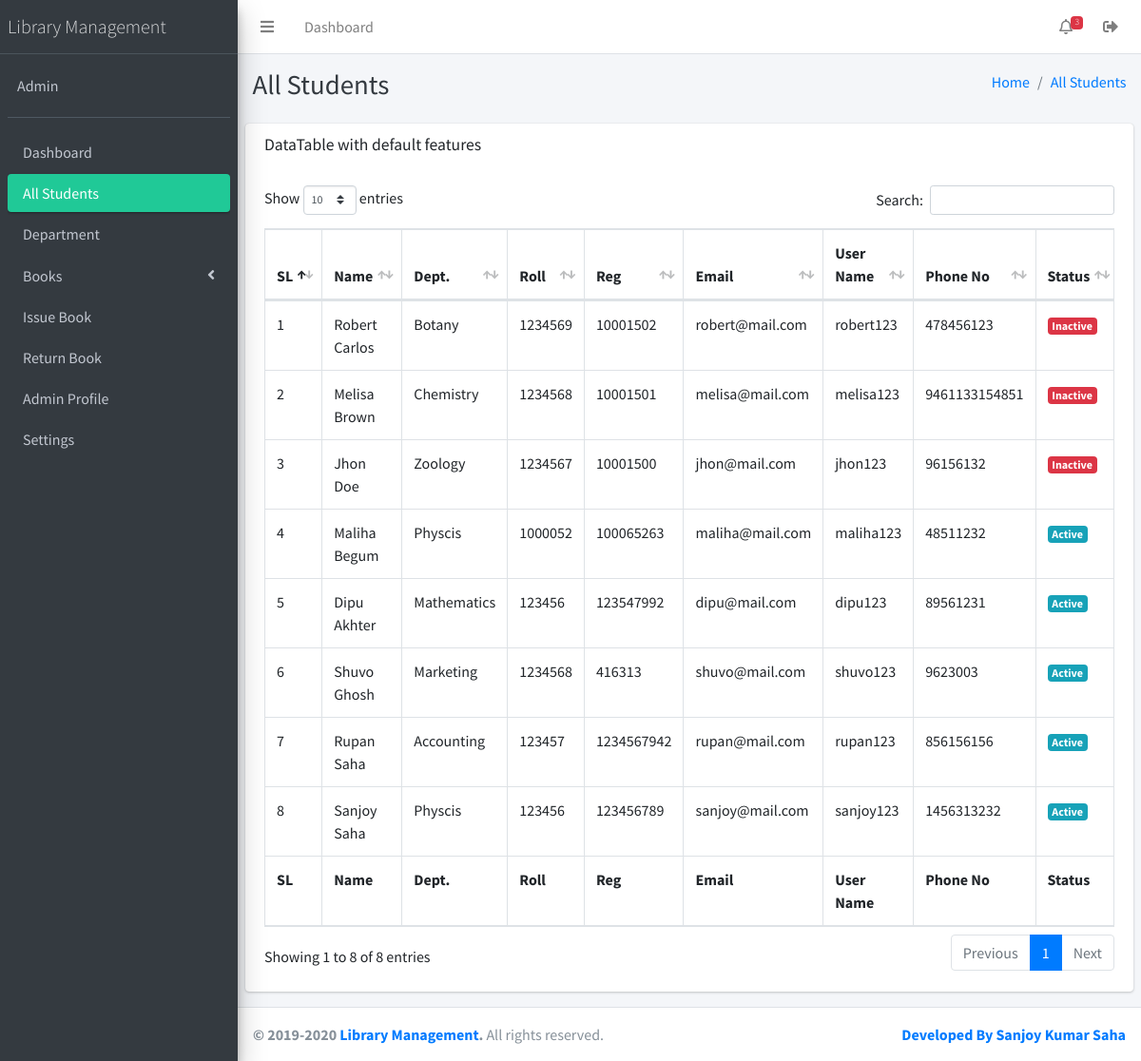
/librarian/all_students.php (signed in), run on the app's committed database.
### tables this page shows
CREATE TABLE `settings` (
  `id` int(5) NOT NULL,
  `name` varchar(255) NOT NULL,
  `email` varchar(255) NOT NULL,
  `address` varchar(255) NOT NULL,
  `phone` varchar(255) NOT NULL,
  `image` varchar(255) NOT NULL DEFAULT 'image.png'
);

CREATE TABLE `librarian` (
  `id` int(6) NOT NULL,
  `name` varchar(255) NOT NULL,
  `email` varchar(255) NOT NULL,
  `user_name` varchar(255) NOT NULL,
  `password` varchar(255) NOT NULL,
  `phone_no` varchar(255) NOT NULL
);

CREATE TABLE `departments` (
  `id` int(6) NOT NULL,
  `department_name` varchar(255) NOT NULL
);

CREATE TABLE `students` (
  `id` int(11) NOT NULL,
  `f_name` varchar(255) NOT NULL DEFAULT '0',
  `l_name` varchar(255) NOT NULL DEFAULT '0',
  `department_id` varchar(255) DEFAULT NULL,
  `roll` int(20) NOT NULL,
  `reg_no` int(20) NOT NULL,
  `email` varchar(255) NOT NULL DEFAULT '0',
  `user_name` varchar(255) NOT NULL DEFAULT '0',
  `password` varchar(255) NOT NULL DEFAULT '0',
  `phone_no` varchar(255) NOT NULL DEFAULT '0',
  `img` varchar(255) DEFAULT 'image.png',
  `status` tinyint(1) NOT NULL,
  `datetime` timestamp NOT NULL DEFAULT CURRENT_TIMESTAMP
);

### librarian/all_students.php (the view, shortened to what this page needs)
<?php
    require_once ('include/header.php');
    require_once ('include/sidebar.php');
    require_once ('../include/connection.php');
?>
    <div class="content-wrapper">
        <div class="content-header">
            <div class="container-fluid">
                <div class="row mb-2">
                    <div class="col-sm-6">
                        <h1 class="m-0 text-dark">All Students</h1>
                    </div>
                    <div class="col-sm-6">
                        <ol class="breadcrumb float-sm-right">
                            <li class="breadcrumb-item"><a href="index.php">Home</a></li>
                            <li class="breadcrumb-item active"><a href="javascript:avoid(0)">All Students</a></li>
                        </ol>
                    </div>
                </div>
            </div>
        </div>
        <section class="content">
            <div class="row">
                <div class="col-md-12">
                    <div class="card">
                        <div class="card-header">
                            <h3 class="card-title">DataTable with default features</h3>
                        </div>
                        <div class="card-body">
                            <table id="example1" class="table table-bordered table-responsive">
                                <thead>
                                <tr>
                                    <th>SL</th>
                                    <th>Name</th>
                                    <th>Dept.</th>
                                    <th>Roll</th>
                                    <th>Reg</th>
                                    <th>Email</th>
                                    <th>User Name</th>
                                    <th>Phone No</th>
                                    <th>Status</th>
                                </tr>
                                </thead>
                                <tbody>
                                <?php
                                    $query = mysqli_query($conn, "SELECT * FROM students ORDER BY id DESC");
                                    $i = 1;
                                    while($student= mysqli_fetch_assoc($query)):
                                        $id= $student['department_id'];
                                        $dep = mysqli_query($conn, "SELECT * FROM departments WHERE id = '$id'");
                                        while($department = mysqli_fetch_assoc($dep)):
                                ?>
                                        <tr>
                                            <td><?= $i++;?></td>
                                            <td><?= $student['f_name'] .' '. $student['l_name'] ?></td>
                                            <td><?= $department['department_name']?></td>
                                            <td><?= $student['roll'] ?></td>
                                            <td><?= $student['reg_no'] ?></td>
                                            <td><?= $student['email']?></td>
                                            <td><?= $student['user_name']?></td>
                                            <td><?= $student['phone_no']?></td>
                                            <td>
                                                <?php if($student['status'] == 1){?>
                                                <span class="badge badge-info">Active</span>
                                                <?php }else {?>
                                                   <span class="badge badge-danger">Inactive</span>
                                                <?php }?>
                                            </td>
                                        </tr>
                                <?php
                                    endwhile; endwhile;
                                ?>
                                </tbody>
                                <tfoot>
                                <tr>
                                    <th>SL</th>
                                    <th>Name</th>
                                    <th>Dept.</th>
                                    <th>Roll</th>
                                    <th>Reg</th>
                                    <th>Email</th>
                                    <th>User Name</th>
                                    <th>Phone No</th>
                                    <th>Status</th>
                                </tr>
                                </tfoot>
                            </table>
                        </div>
                    </div>
                </div>
            </div>
        </section>
    </div>
<?php require_once ('include/footer.php');?>

### librarian/include/sidebar.php (shortened to what this page needs)
<?php
    $page = explode('/', $_SERVER['PHP_SELF']);
    $page = end($page);
?>
<aside class="main-sidebar sidebar-dark-teal elevation-4">
    <?php
    $query = mysqli_query($conn, "SELECT * FROM settings");
    while($result = mysqli_fetch_assoc($query)):
    ?>
    <a href="index.php" class="brand-link">
        <span class="brand-text font-weight-light"><?= $result['name']?></span>
    </a>
    <?php endwhile;?>
    <div class="sidebar">
        <div class="user-panel mt-3 pb-3 mb-3 d-flex">
            <?php
            $admin_info = $_SESSION['librarian_id'];
            $query = mysqli_query($conn, "SELECT * FROM librarian WHERE id = '$admin_info'");
            $result = mysqli_fetch_assoc($query);?>
            <div class="info">
                <a href="#" class="d-block"><?= $result['name']?></a>
            </div>
        </div>
        <nav class="mt-2">
            <ul class="nav nav-pills nav-sidebar flex-column" data-widget="treeview" role="menu" data-accordion="false">
                <li class="nav-item">
                    <a href="index.php" class="nav-link <?= $page == 'index.php' ? 'active' : ''?>">
                        <p>Dashboard</p>
                    </a>
                </li>
                <li class="nav-item">
                    <a href="all_students.php" class="nav-link <?= $page == 'all_students.php' ? 'active' : ''?>">
                        <p>All Students</p>
                    </a>
                </li>
                <li class="nav-item has-treeview">
                    <a href="departments.php" class="nav-link <?= $page == 'departments.php'? 'active' : ''?>">
                      <p>Department</p>
                    </a>
                </li>
                <li class="nav-item has-treeview <?= $page == 'add_book.php' ? 'menu-open' : '' ?><?= $page == 'books_list.php' ? 'menu-open' : '' ?>">
                    <a href="#" class="nav-link <?= $page == 'add_book.php' ? 'active' : '' ?><?= $page == 'books_list.php' ? 'active' : '' ?>">
                      <p>Books<i class="right fas fa-angle-left"></i>
                      </p>
                    </a>
                </li>
                <li class="nav-item">
                    <a href="issue_book.php" class="nav-link <?= $page == 'issue_book.php' ? 'active' : ''?>">
                        <p>Issue Book</p>
                    </a>
                </li>
                <li class="nav-item">
                    <a href="return_book.php" class="nav-link <?= $page == 'return_book.php' ? 'active' : ''?>">
                        <p>Return Book</p>
                    </a>
                </li>
                <li class="nav-item">
                    <a href="profile.php" class="nav-link <?= $page == 'profile.php' ? 'active' : ''?>">
                        <p>Admin Profile</p>
                    </a>
                </li>
                <li class="nav-item">
                    <a href="settings.php" class="nav-link <?= $page == 'settings.php' ? 'active' : ''?>">
                        <p>Settings</p>
                    </a>
                </li>
            </ul>
        </nav>
    </div>
</aside>

### librarian/include/footer.php (shortened to what this page needs)
<footer class="main-footer">
    <div class="float-right d-none d-sm-inline">
        <strong><a href="https://www.facebook.com/sahaksanjoy">Developed By Sanjoy Kumar Saha</a></strong>
    </div>
    <?php
    $query = mysqli_query($conn, "SELECT * FROM settings");
    while($result = mysqli_fetch_assoc($query)):
    ?>
    <strong> &copy; 2019-<?php echo date('Y');?> <a href="#"><?= $result['name']?></a>.</strong> All rights reserved.
    <?php endwhile;?>
</footer>
</div>
</body>
</html>

### data on the page
settings: name "Library Management"
librarian: name "Admin"
students: f_name "Robert", l_name "Carlos", roll "1234569", reg_no "10001502", email "robert@mail.com", user_name "robert123", phone_no "478456123"
departments: department_name "Botany", shows "Inactive"
students: f_name "Melisa", l_name "Brown", roll "1234568", reg_no "10001501", email "melisa@mail.com", user_name "melisa123", phone_no "9461133154851"
departments: department_name "Chemistry", shows "Inactive"
students: f_name "Jhon", l_name "Doe", roll "1234567", reg_no "10001500", email "jhon@mail.com", user_name "jhon123", phone_no "96156132"
departments: department_name "Zoology", shows "Inactive"
students: f_name "Maliha", l_name "Begum", roll "1000052", reg_no "100065263", email "maliha@mail.com", user_name "maliha123", phone_no "48511232"
departments: department_name "Physcis", shows "Active"
students: f_name "Dipu", l_name "Akhter", roll "123456", reg_no "123547992", email "dipu@mail.com", user_name "dipu123", phone_no "89561231"
departments: department_name "Mathematics", shows "Active"
students: f_name "Shuvo", l_name "Ghosh", roll "1234568", reg_no "416313", email "shuvo@mail.com", user_name "shuvo123", phone_no "9623003"
departments: department_name "Marketing", shows "Active"
students: f_name "Rupan", l_name "Saha", roll "123457", reg_no "1234567942", email "rupan@mail.com", user_name "rupan123", phone_no "856156156"
departments: department_name "Accounting", shows "Active"
students: f_name "Sanjoy", l_name "Saha", roll "123456", reg_no "123456789", email "sanjoy@mail.com", user_name "sanjoy123", phone_no "1456313232"

### other printed values
$count "3"
